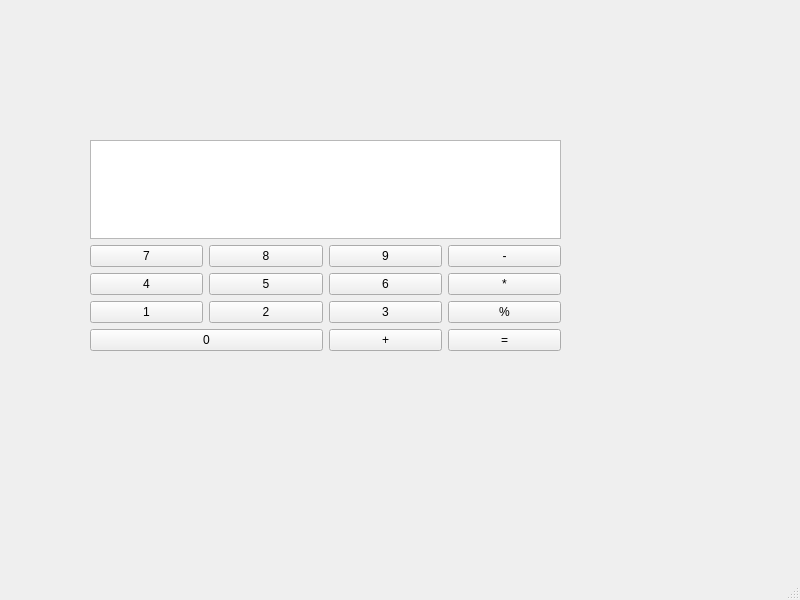
<?xml version="1.0" encoding="UTF-8"?>
<ui version="4.0">
 <class>MainWindow</class>
 <widget class="QMainWindow" name="MainWindow">
  <property name="geometry">
   <rect>
    <x>0</x>
    <y>0</y>
    <width>800</width>
    <height>600</height>
   </rect>
  </property>
  <property name="windowTitle">
   <string>MainWindow</string>
  </property>
  <widget class="QWidget" name="centralwidget">
   <widget class="QWidget" name="gridLayoutWidget">
    <property name="geometry">
     <rect>
      <x>90</x>
      <y>140</y>
      <width>471</width>
      <height>211</height>
     </rect>
    </property>
    <layout class="QGridLayout" name="gridLayout">
     <item row="4" column="3">
      <widget class="QPushButton" name="pushButton_15">
       <property name="text">
        <string>=</string>
       </property>
      </widget>
     </item>
     <item row="3" column="3">
      <widget class="QPushButton" name="pushButton_12">
       <property name="text">
        <string>%</string>
       </property>
      </widget>
     </item>
     <item row="4" column="0" colspan="2">
      <widget class="QPushButton" name="pushButton_13">
       <property name="text">
        <string>0</string>
       </property>
      </widget>
     </item>
     <item row="1" column="0">
      <widget class="QPushButton" name="pushButton">
       <property name="text">
        <string>7</string>
       </property>
      </widget>
     </item>
     <item row="4" column="2">
      <widget class="QPushButton" name="pushButton_14">
       <property name="text">
        <string>+</string>
       </property>
      </widget>
     </item>
     <item row="2" column="1">
      <widget class="QPushButton" name="pushButton_6">
       <property name="text">
        <string>5</string>
       </property>
      </widget>
     </item>
     <item row="1" column="1">
      <widget class="QPushButton" name="pushButton_2">
       <property name="text">
        <string>8</string>
       </property>
      </widget>
     </item>
     <item row="2" column="2">
      <widget class="QPushButton" name="pushButton_7">
       <property name="text">
        <string>6</string>
       </property>
      </widget>
     </item>
     <item row="3" column="0">
      <widget class="QPushButton" name="pushButton_9">
       <property name="text">
        <string>1</string>
       </property>
      </widget>
     </item>
     <item row="2" column="3">
      <widget class="QPushButton" name="pushButton_8">
       <property name="text">
        <string>*</string>
       </property>
      </widget>
     </item>
     <item row="1" column="3">
      <widget class="QPushButton" name="pushButton_4">
       <property name="text">
        <string>-</string>
       </property>
      </widget>
     </item>
     <item row="2" column="0">
      <widget class="QPushButton" name="pushButton_5">
       <property name="text">
        <string>4</string>
       </property>
      </widget>
     </item>
     <item row="1" column="2">
      <widget class="QPushButton" name="pushButton_3">
       <property name="text">
        <string>9</string>
       </property>
      </widget>
     </item>
     <item row="3" column="1">
      <widget class="QPushButton" name="pushButton_10">
       <property name="text">
        <string>2</string>
       </property>
      </widget>
     </item>
     <item row="3" column="2">
      <widget class="QPushButton" name="pushButton_11">
       <property name="text">
        <string>3</string>
       </property>
      </widget>
     </item>
     <item row="0" column="0" colspan="4">
      <widget class="QTextEdit" name="textEdit"/>
     </item>
    </layout>
   </widget>
  </widget>
  <widget class="QMenuBar" name="menubar">
   <property name="geometry">
    <rect>
     <x>0</x>
     <y>0</y>
     <width>800</width>
     <height>23</height>
    </rect>
   </property>
  </widget>
  <widget class="QStatusBar" name="statusbar"/>
 </widget>
 <resources/>
 <connections/>
</ui>
